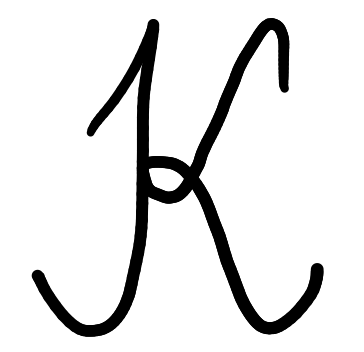
%> input picture K.png, 364 x 352 px
$ octave simulate_inputs.m   (GNU Octave 9; MATLAB toolbox functions it lacks are replaced by stand-ins)
%> lines starting %> are read from the running program, lines starting %| are printed output that depends on the picture; in (x1, y1, x2, y2) boxes, pixels count from 0 and x2, y2 are one past the last pixel; in counts of white or black regions, pixels touching at a corner belong together; the program's own positions count from 1
### create_model_fnum.m
function [sys, mats] = create_model_fnum(side_length, Fo, Co, By)

% This function creates the dynamical model
% It's much faster than the livescript version, which used symbolic
% variables. This version is purely numerical. The models are defined by
% sparse matrices A and B. The usage of sparse matrices for large systems
% is necessary because of operating memory limitations, plus it speeds up
% computations by a few orders of magnitude.

% Fo - Fourier number
% Co - Temperature-dependent heat loss to environment
% By - determines the effect of the inputs 'u', unit [K * W^-1]

    disp('Creating model')
    disp(cd)

    filename = "models" + filesep + "heatPlateN_" + string(side_length)+...
        "_Fo" + replace(string(Fo),'.','-') + "_Co" + ...
        replace(string(Co),'.','-') + "_By" + replace(string(By),'.','-') + ".mat";
    if isfile(filename)
        loaded_file = load(filename);
        sys = loaded_file.sys;
        mats = loaded_file.mats;
        disp('Model already exists, loading model from ' + filename + '.')
        return
    end

    % index (0,0) is assumed to be bottom left, x moves right, y moves up
    % tested only for side length 3, 99% sure it'll break for any other size

    n_elements = side_length ^ 2;

%     diag_main = spdiag(ones(n_elements,1)*(-4)) + spdiag(ones(n_elements,1) * Fo^(-1));
    A = spdiag(n_elements,0)*(-4) + spdiag(n_elements,0)/Fo;

    % [5 lines of commented-out code are left out]
    diag_sub1 = spdiag(n_elements, -1);
    diag_super1 = spdiag(n_elements, 1);
    diag_sub2 = spdiag(n_elements, -side_length);
    diag_super2 = spdiag(n_elements, side_length);
    A = A + diag_sub1 + diag_super1 + diag_sub2 + diag_super2;

    %Indices of edge nodes (excluding corner nodes) and corner nodes
    % Automatically finding edges for NxN plate
    %   sides must be equal, could probably be generalized
    edge_l = 1:side_length:n_elements;
    edge_r = side_length:side_length:n_elements;
    edge_u = (n_elements-side_length+1):1:n_elements;
    edge_d = 1:1:side_length;

    A = remove_connections(A, edge_l, -1);
    A = remove_connections(A, edge_r, 1);
    A = remove_connections(A, edge_u, side_length-1);
    A = remove_connections(A, edge_d, -(side_length-1));
    A = A * Fo;

    B = spdiag(n_elements, 0) * By;

    C = spdiag(n_elements, 0) * Co;

    sys = @(Tk, u) A*Tk - C*Tk + B*u;

    mats.A = A-C;
    mats.B = B;

    save(filename, "sys", "mats");

    disp('Model created')
end


function A_new = remove_connections(A, idxs, index_dist)
%> called with index_dist = -1
     % A -> heat equation dynamics matrix, assumed as A*Fo^-1
     % index_dist -> row-wise index distance from diagonal
     [h, w] = size(A);

     for idx = idxs
         A(idx, idx) = A(idx, idx) + 1;  % add 1 to diagonal
         col_idx_to_remove = idx + index_dist;
         if (col_idx_to_remove<1) || (col_idx_to_remove>w)
             continue
         else
             A(idx, col_idx_to_remove) = 0;
         end
     end
     A_new = sparse(A);
end


### spblockdiag.m
function sparse_matrix = spblockdiag(A, blocksize, k)
    % k specifies the diagonal block offset, positive k -> diag above main diag
    % Only for square matrices

    [row, col] = size(A);

    total_rows = row * blocksize;
    total_cols = col * blocksize;

    sparse_matrix = sparse(total_rows, total_cols);

    idx.row = 1:row:total_rows;  % row index of the top-left elements of each block
    idx.col = 1:col:total_cols;  % col --||--

    if k>0
        idx.col = idx.col + col * k;
        idx.col = idx.col(1:end-k);
        idx.row = idx.row(1:end-k);
    elseif k<0
        idx.row = idx.row + row * abs(k);
        idx.col = idx.col(1:end-abs(k));
        idx.row = idx.row(1:end-abs(k));
    end


    for block_i = 1 : blocksize-abs(k)
        r = idx.row(block_i);
        c = idx.col(block_i);
        sparse_matrix(r:r+row-1, c:c+col-1) = A;
    end


### spdiag.m
function sparse_diag = spdiag(size, k)
    % k specifies the diagonal offset, positive k -> diag above main diag
    if k>=1
        row = 1:1:size-k;
        col = 1+k:1:size;
    elseif k<=-1
        row = 1-k:1:size;
        col = 1:1:size+k;
    else
        row = 1:1:size;
        col = 1:1:size+k;
    end
    sparse_diag = sparse(row, col, ones(size-abs(k), 1), size, size);
end

### simulate_inputs.m
%%
close all, clear all
alpha = 0.05;
dx = 0.05;
dt = 0.1;

k = 74; % thermal conductivity of iron [W/mK]
k = k * 0.125;
cp = 0.45; % specific heat
rho = 7800; % kg/m^3

alpha = k / (cp * rho);  % thermal diffusivity
Fo = alpha * dt / dx^2; % Fourier number
By = dt / (cp*rho*dx^2) * 10;

loss = 1; % loss coefficient [J * K^-1 * s^-1]
Co = loss * (cp/rho) * (dt / dx^2); % "environmental heat loss"
%%
% Set up model
side_elements = 30; % number of elements on each side
n_elements = side_elements^2;
% Create a general 2D-plate heat transfer model
[sys, mats] = create_model_fnum(side_elements, Fo, Co, By);
T_forward = sys;  % Input T_k, u, output T_k+1

%%
% Function to reshape vector to an image array
reshape_T = @(T) (reshape(T, [side_elements, side_elements]));
% Reshape image array back to a vector
reshape_T_back = @(Tk) reshape(Tk, [n_elements, 1]);

% Vector of initial node temperatures
img = imread('K.png');
%> img is the input picture: size 352x364x3 uint8; min 0, max 255, mean 228.3
img = rgb2gray(img);
%> img: size 352x364 uint8
img = imresize(img, [side_elements, side_elements]);
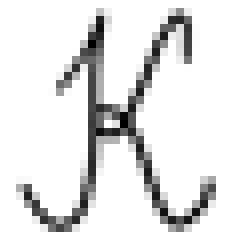
%> img: size 30x30 uint8 (shown 8 times larger); min 0, max 255, mean 227.2
img = flip(img);
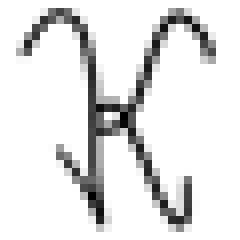
%> img: size 30x30 uint8 (shown 8 times larger); min 0, max 255, mean 227.2; mean of the top-left, top-right, bottom-left and bottom-right quarters 225, 226.3, 227.3, 230.3
img = 255-img;
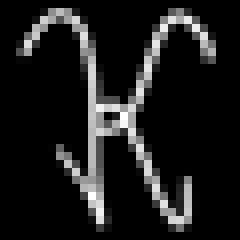
%> img: size 30x30 uint8 (shown 8 times larger); min 0, max 255, mean 27.8
img = img./255;
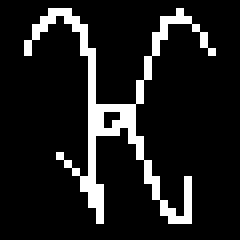
%> img: size 30x30 uint8 (shown 8 times larger); values 0 (black) and 1 (white), 11.6% white in thin lines or dots, all inside (x1, y1, x2, y2) = (3, 1, 27, 28)
img = double(img);

% Set reference
W = img * 10;

T = reshape_T_back(img .* 0);
%> T = 900 values from 0 to 0
U = reshape_T_back(img .* 0);
%> U = 900 values from 0 to 0
W = reshape_T_back(W);
%> W = 900 values, max 10 at index 96, min 0 at index 1, mean 1.16

%% Define control parameters
A = mats.A;
B = mats.B;
N = 5; % prediction horizon

% active_inputs = 1:5:n_elements;
% B = B(:, active_inputs);
%
blocksize = length(B);
% [blockrows, blockcols] = size(B);

Cbar = sparse(blocksize*N, blocksize*N);
for i = 1:N
    Cbar = Cbar + spblockdiag(A^i * B, N, 0);
end

Ahat = [];
a = A;
for i = 1:N
    Ahat = [Ahat; A^i];
end

Q = spdiag(blocksize, 0) * 1;
Qbar = spblockdiag(Q, N, 0);
R = Q * 0.2;
Rbar = spblockdiag(R, N, 0);

H = (Cbar' * Qbar * Cbar + Rbar);
F = (Ahat' * Qbar * Cbar)';

% Quadprog parameters
Uhat = repmat(U, N, 1);  % initial guess
%> Uhat = 4500 values from 0 to 0

lb = Uhat.*0 + 0;
%> lb = 4500 values from 0 to 0
ub = Uhat.*0 + 10;
%> ub = 4500 values from 10 to 10

%> (the run ends here)

$ run again, with ball.png copied over K.png
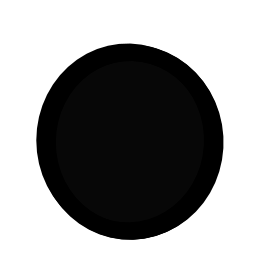
%> input picture ball.png, 262 x 270 px
%> img is the input picture: size 270x262x3 uint8; min 0, max 255, mean 153
%> `img = 255-img;`:
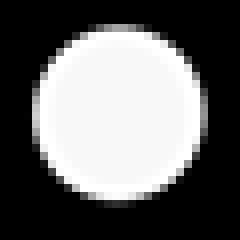
%> img: size 30x30 uint8 (shown 8 times larger); min 0, max 255, mean 102
%> `img = img./255;`:
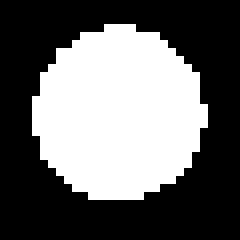
%> img: size 30x30 uint8 (shown 8 times larger); values 0 (black) and 1 (white), 40.9% white; 1 white region, box (x1, y1, x2, y2) and area: (4, 3, 26, 25) 368
%> T = 900 values from 0 to 0
%> `W = reshape_T_back(W);`: W = 900 values, max 10 at index 133, min 0 at index 1, mean 4.09
%> Uhat = 4500 values from 0 to 0
%> ub = 4500 values from 10 to 10
